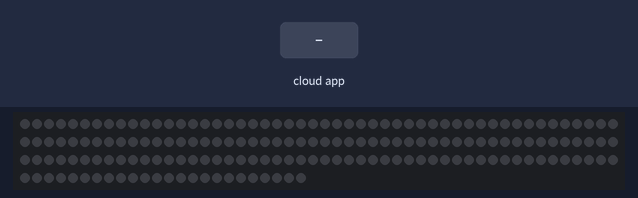
The program below on a simulated ESP32. Parts: 174 RGB LEDs in strip order, left to right, continuing on the next row. The test bench sets the inputs (shaded band). Dim RGB values are drawn brighter than linear; the ROS host is connected and sends only what is stated.

Above: at 1.2 s.
1.3 s: the phone or cloud app sets led_query to 1
At 1.76 s:
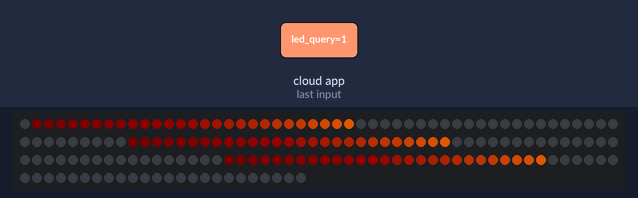
3.7 s: the phone or cloud app sets led_query to 2
At 4.2 s:
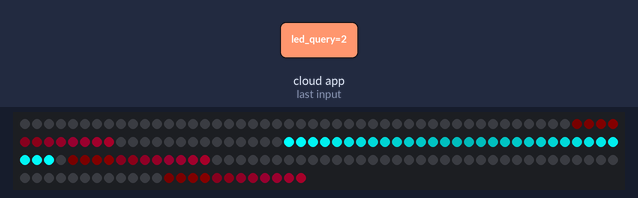
6.1 s: the phone or cloud app sets led_query to 3
At 6.3 s:
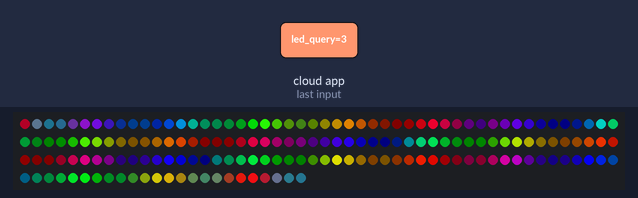
8.5 s: the phone or cloud app sets led_query to 4
At 8.62 s:
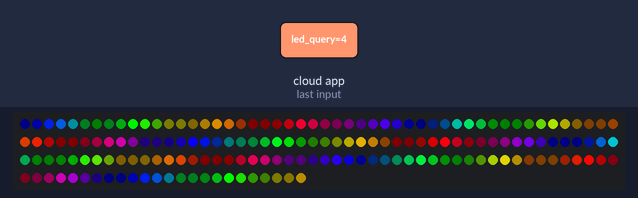
11.5 s: the phone or cloud app sets led_query to 1
At 12.37 s:
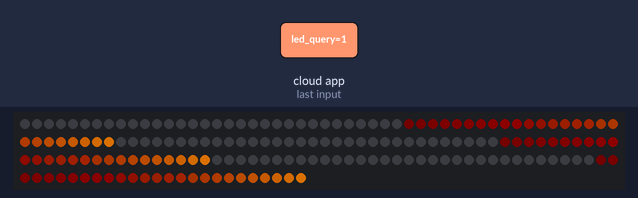
14.5 s: the phone or cloud app sets led_query to 0
At 15.5 s:
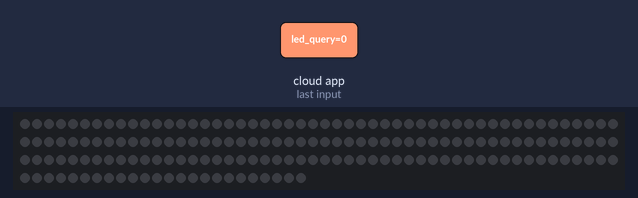
Timing chart, 0 to 17.3 s (numbered marks = the images above; inputs shaded):
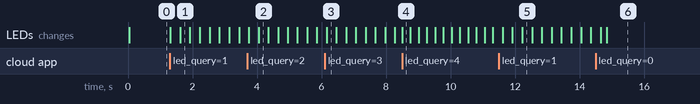

Measured:
- after the input at 1.3 s, the LEDs: first change at once (image 1 shows a later state)
- after the input at 3.7 s, the LEDs: first differ from a run without the input after 0.35 s (image 2)
- after the input at 6.1 s, the LEDs: change after 0.06 s (image 3)
- after the input at 11.5 s, the LEDs: first change after 0.11 s (image 5 shows a later state)
- after the input at 14.5 s, the LEDs: first differ from a run without the input after 0.34 s (image 6)

The program:

main.cpp
```cpp
#include <Arduino.h>

#include "ros.h"
#include "ros/time.h"
#include <std_msgs/Int8.h>
#include <FastLED.h>

#define NUM_LEDS 174
#define DATA_PIN 2

// Define the array of leds
CRGB leds[NUM_LEDS];

uint8_t gHue0 = 0;
uint8_t gHue1 = 0;
uint8_t gHue2 = 0;

uint8_t step = 0;

void LED_send_Callback(const std_msgs::Int8 &data);
void Effect_off();
ros::NodeHandle nodeHandle;
std_msgs::Int8 led_query;
std_msgs::Int8 led_reply;

ros::Publisher LED_pub("led_reply", &led_reply);
ros::Subscriber<std_msgs::Int8> LED_sub("led_query", LED_send_Callback);

unsigned long saveTime_pub = 0;

void LED_send_Callback(const std_msgs::Int8 &data)
{
    led_query = data;
}

void setup() {
  delay(10);
  // - ROS
  nodeHandle.initNode();
  nodeHandle.getHardware()->setBaud(57600);
  delay(10);
  FastLED.addLeds<WS2812,DATA_PIN,GRB>(leds, NUM_LEDS).setCorrection(TypicalLEDStrip);
  FastLED.setBrightness(255); // - 84
  delay(10);

  nodeHandle.advertise(LED_pub);
  nodeHandle.subscribe(LED_sub);
  delay(10);
  // -
  // - ROS
  while (!nodeHandle.connected())
  {
    Effect_off();
    delay(10);
    nodeHandle.spinOnce();
  }
}

void fadeall(int scale) { for(int i = 0; i < NUM_LEDS; i++) { leds[i].nscale8(scale); } } // - 250

void Effect_off(){
  for(int i = 0; i < NUM_LEDS; i++) {
    leds[i] = CRGB::Black;
  }
  FastLED.show();
}

/* -- Move -- */
void Effect_1() {
	for(int i = 0; i < 58; i++) {
		leds[i] = CHSV(gHue0++, 255, 255);
		leds[i+58] = CHSV(gHue1++, 255, 255);
		leds[i+116] = CHSV(gHue2++, 255, 255);
		FastLED.show();
		fadeall(220);
    FastLED.delay(6);
  }
}

/* -- Parking -- */
void Effect_2() {
	for(int i = 0; i < NUM_LEDS/2; i++) {
    fadeToBlackBy(leds, NUM_LEDS, 20);
		// leds[i] = CHSV(gHue0++,255,255);

    leds[NUM_LEDS/2 - i] = CRGB::Aqua;
    leds[NUM_LEDS/2 + i] = leds[NUM_LEDS/2 - i];
		FastLED.delay(8);
	}
}

/* -- Wait -- */
void Effect_3()
{
  static uint16_t sPseudotime = 0;
  static uint16_t sLastMillis = 0;
  static uint16_t sHue16 = 0;

  uint8_t sat8 = beatsin88( 87, 220, 250);
  uint8_t brightdepth = beatsin88( 341, 96, 224);
  uint16_t brightnessthetainc16 = beatsin88( 203, (25 * 256), (40 * 256));
  uint8_t msmultiplier = beatsin88(147, 23, 60);

  uint16_t hue16 = sHue16;//gHue * 256;
  uint16_t hueinc16 = beatsin88(113, 1, 3000);

  uint16_t ms = millis();
  uint16_t deltams = ms - sLastMillis ;
  sLastMillis  = ms;
  sPseudotime += deltams * msmultiplier;
  sHue16 += deltams * beatsin88( 400, 5,9);
  uint16_t brightnesstheta16 = sPseudotime;

  for( uint16_t i = 0 ; i < NUM_LEDS; i ++) {
    hue16 += hueinc16;
    uint8_t hue8 = hue16 / 256;

    brightnesstheta16  += brightnessthetainc16;
    uint16_t b16 = sin16( brightnesstheta16  ) + 32768;

    uint16_t bri16 = (uint32_t)((uint32_t)b16 * (uint32_t)b16) / 65536;
    uint8_t bri8 = (uint32_t)(((uint32_t)bri16) * brightdepth) / 65536;
    bri8 += (255 - brightdepth);

    CRGB newcolor = CHSV( hue8, sat8, bri8);

    uint16_t pixelnumber = i;
    pixelnumber = (NUM_LEDS-1) - pixelnumber;

    nblend( leds[pixelnumber], newcolor, 64);
  }
  FastLED.show();
}

/* -- Stop -- */
void Effect_4()
{
  for( int i = 0; i < NUM_LEDS; i++) { //9948
    leds[i] = CRGB::Purple;
  }
  delay(250);
  FastLED.show();
  for( int i = 0; i < NUM_LEDS; i++) { //9948
    leds[i] = CRGB::Black;
  }
  delay(250);
  FastLED.show();
}

/* -- Error -- */
void Effect_5(){
  for(int i = 0; i < 43; i++) {
    leds[i] = CRGB::Red;
    leds[i + 43] = CRGB::Black;
    leds[i + 86] = CRGB::Red;
    leds[i + 129] = CRGB::Black;
  }
  FastLED.show();
  delay(300);
  for(int i = 0; i < 43; i++) {
    leds[i] = CRGB::Black;
    leds[i + 43] = CRGB::Red;
    leds[i + 86] = CRGB::Black;
    leds[i + 129] = CRGB::Red;
  }
  FastLED.show();
  delay(300);
}

/* -- Lifting UP/DOWN -- */
void Effect_6() {
  for(int i = 0; i < NUM_LEDS; i++) {
    leds[i] = CHSV(gHue0++, 255, 255);
    FastLED.show();
    fadeall(253);
    delay(4);
  }

	// for(int i = (NUM_LEDS)-1; i >= 0; i--) {
	// 	leds[i] = CHSV(hue++, 255, 255);
	// 	FastLED.show();
	// 	fadeall();
	// 	delay(5);
	// }
}

void loop() {
  switch (led_query.data)
  // switch (6)
  {
    case 1:
      Effect_1();
      break;

    case 2:
      Effect_2();
      break;

    case 3:
      Effect_3();
      break;

    case 4:
      Effect_4();
      break;

    case 5:
      Effect_5();
      break;

    case 6:
      Effect_6();
      break;

    default:
      Effect_off();
      break;
  }

    // Effect_6();
    // Effect_1();
    // Effect_2();
    // Effect_3();
	// Effect_4();
    // Effect_5();

    // - ROS
    if ((millis() - saveTime_pub) > (500))
    {
        saveTime_pub = millis();
        LED_pub.publish(&led_reply);
    }
	/* -- -- -- -- */
	nodeHandle.spinOnce();
}
```
